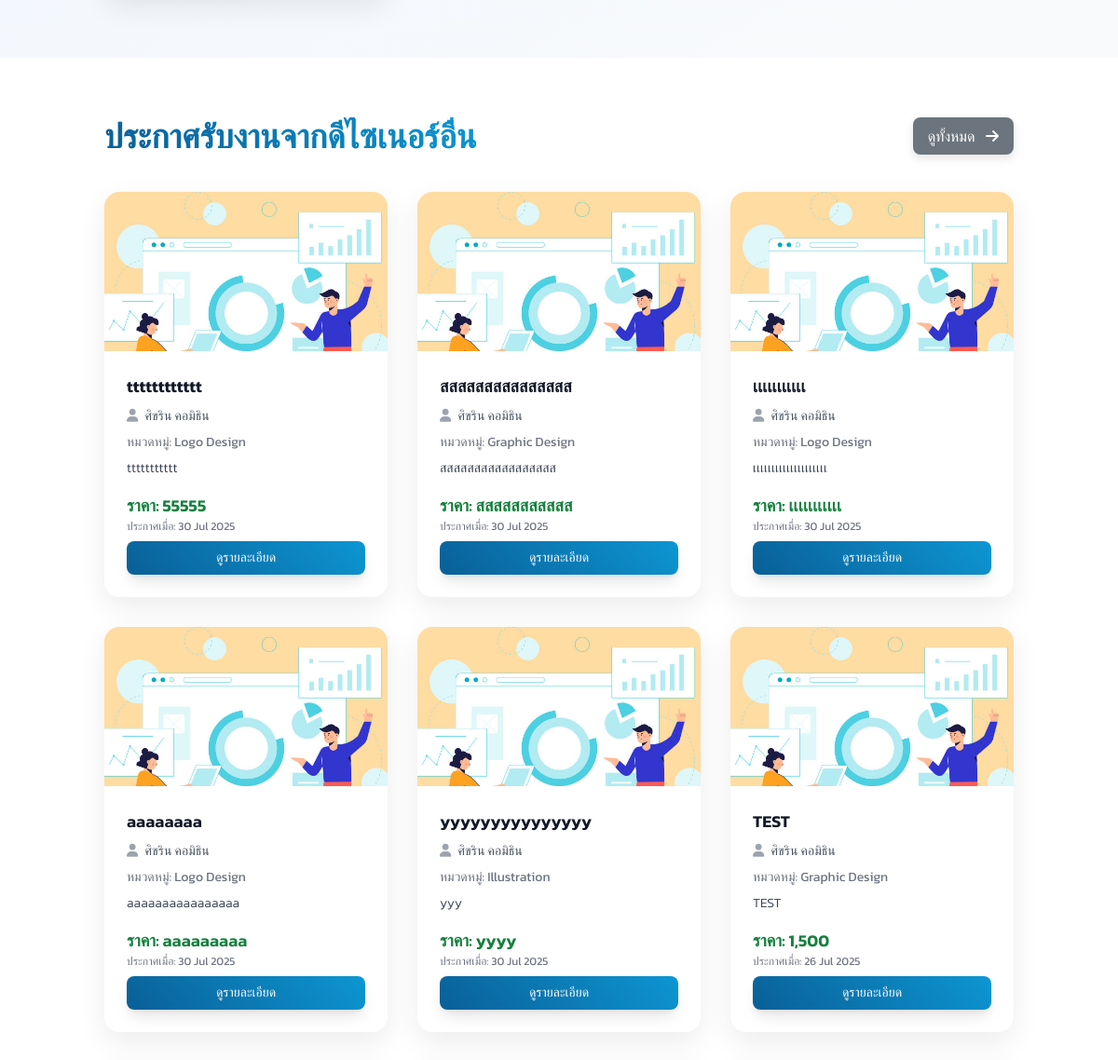
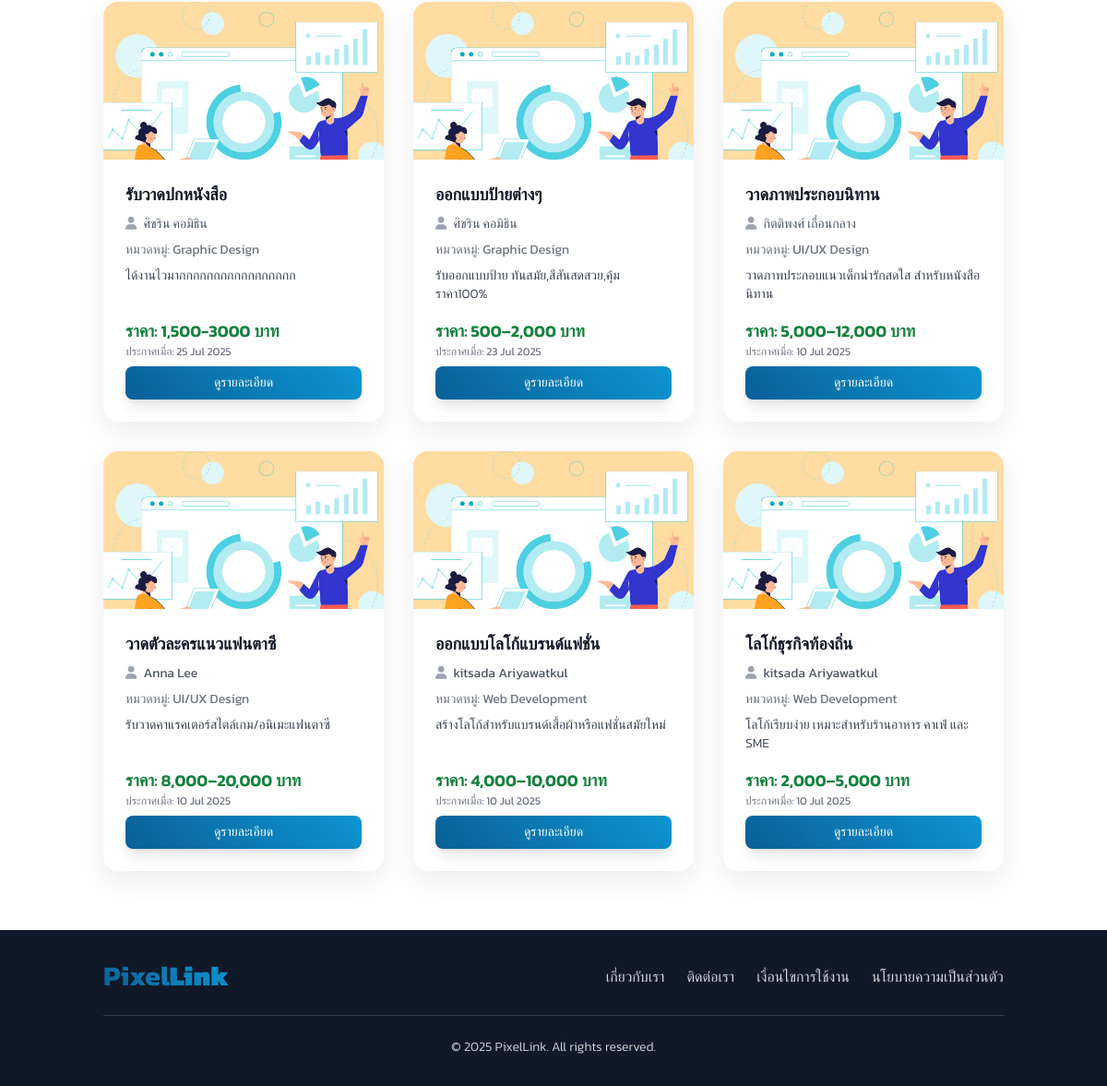
/designer/main.php (signed in, lower part), run on an earlier commit of the app's database (2 pictures, top to bottom).
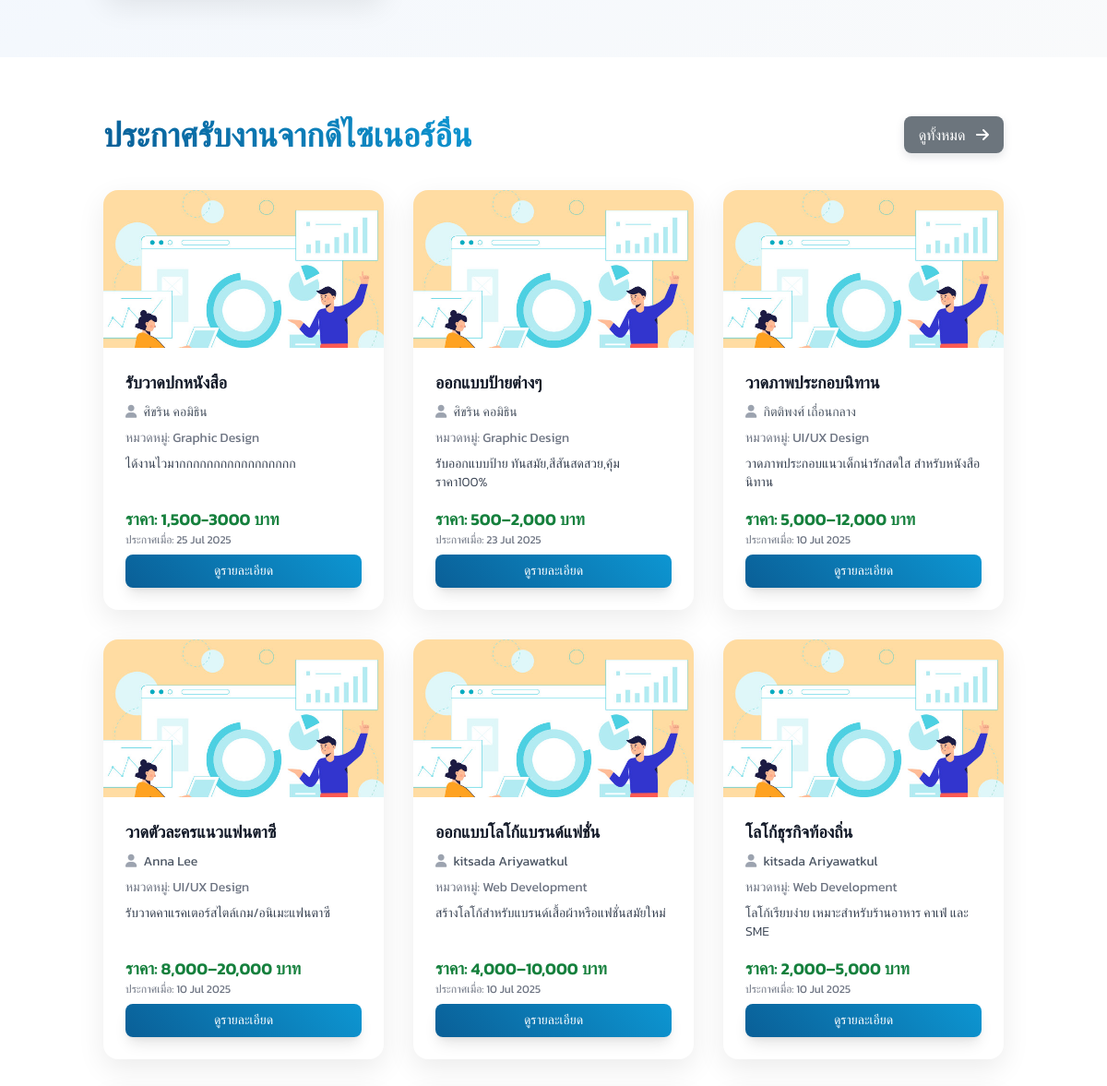
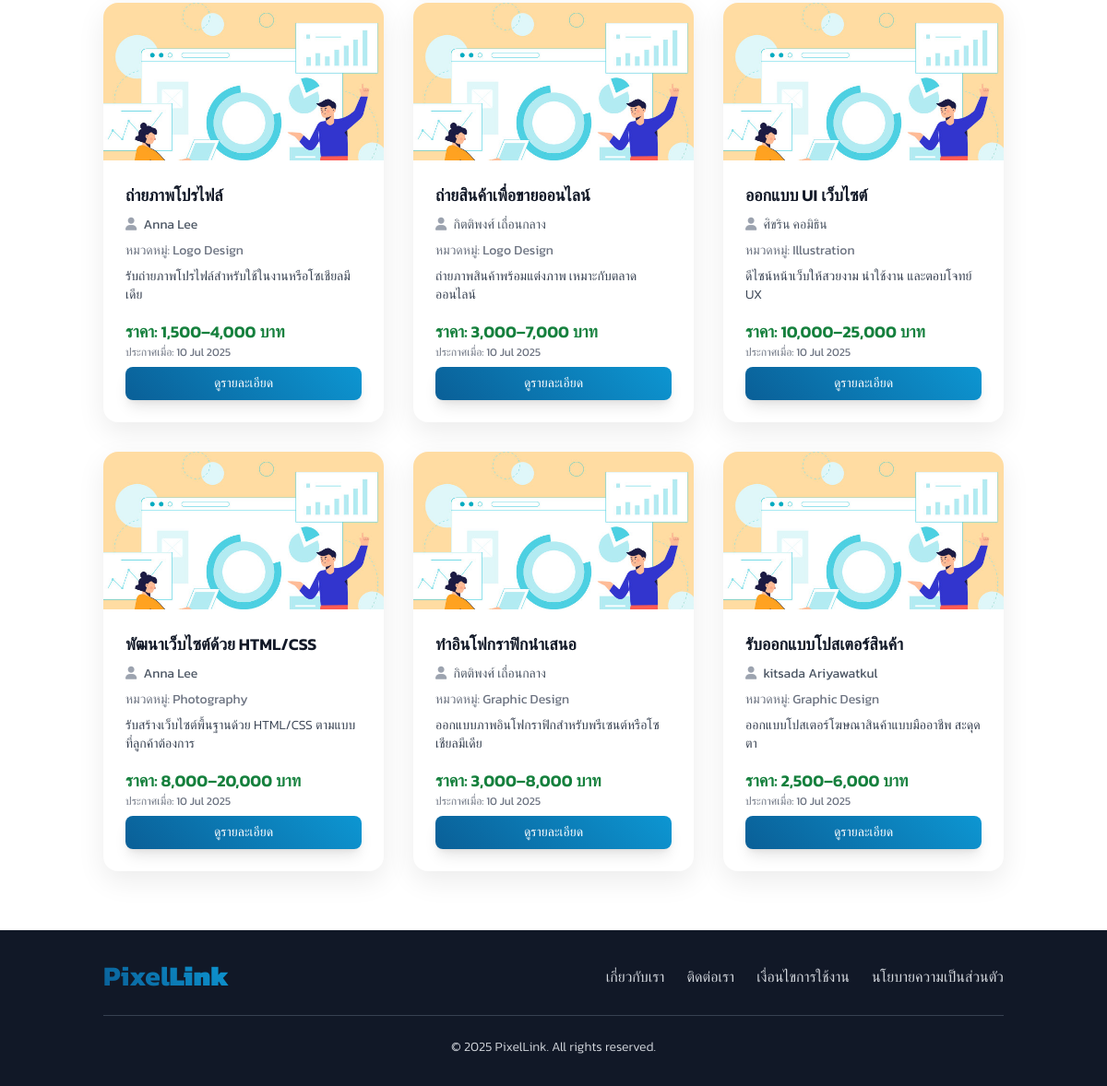
And on a later commit of the database (2 pictures, top to bottom).
### tables this page shows
CREATE TABLE `job_postings` (
  `post_id` int(11) NOT NULL,
  `designer_id` int(11) NOT NULL,
  `title` varchar(255) NOT NULL,
  `description` text DEFAULT NULL,
  `category_id` int(11) DEFAULT NULL,
  `price_range` varchar(100) DEFAULT NULL,
  `posted_date` timestamp NOT NULL DEFAULT current_timestamp(),
  `status` enum('active','inactive','completed') DEFAULT 'active',
  `client_id` int(11) NOT NULL,
  `main_image_id` int(11) DEFAULT NULL
);

CREATE TABLE `users` (
  `user_id` int(11) NOT NULL,
  `username` varchar(50) NOT NULL,
  `password` varchar(255) NOT NULL,
  `email` varchar(100) NOT NULL,
  `first_name` varchar(100) NOT NULL,
  `last_name` varchar(100) NOT NULL,
  `phone_number` varchar(20) NOT NULL,
  `user_type` enum('admin','designer','client') NOT NULL,
  `registration_date` timestamp NOT NULL DEFAULT current_timestamp(),
  `is_approved` tinyint(1) DEFAULT 0,
  `is_active` tinyint(1) DEFAULT 1,
  `last_login` timestamp NULL DEFAULT NULL
);

CREATE TABLE `job_categories` (
  `category_id` int(11) NOT NULL,
  `category_name` varchar(100) NOT NULL
);

### designer/main.php (the view, shortened to what this page needs)
<?php
$servername = "localhost";
$username = "root";
$password = "";
$dbname = "pixellink";
$condb = new mysqli($servername, $username, $password, $dbname);
$condb->set_charset("utf8mb4");
$job_postings_from_others = [];
$sql_job_postings = "SELECT
                        jp.post_id,
                        jp.title,
                        jp.description,
                        jp.price_range,
                        jp.posted_date,
                        u.first_name,
                        u.last_name,
                        jc.category_name,
                        uf.file_path AS job_image_path
                    FROM job_postings AS jp
                    JOIN users AS u ON jp.designer_id = u.user_id
                    LEFT JOIN job_categories AS jc ON jp.category_id = jc.category_id
                    LEFT JOIN uploaded_files AS uf ON jp.main_image_id = uf.file_id
                    WHERE jp.status = 'active'
                    ORDER BY jp.posted_date DESC
                    LIMIT 12";
$result_job_postings = $condb->query($sql_job_postings);
if ($result_job_postings) {
    $job_postings_from_others = $result_job_postings->fetch_all(MYSQLI_ASSOC);
} else {
    error_log("SQL Error (job_postings_from_others): " . $condb->error);
}
?>
<!DOCTYPE html>
<html lang="th">
<?php include '../includes/header.php'; ?>
<body class="bg-gray-100 min-h-screen flex flex-col">
    <section id="assigned-jobs" class="py-12 md:py-16 bg-gradient-to-br from-blue-50 to-gray-50">
    </section>
    <section id="available-jobs" class="py-12 md:py-16 bg-white">
        <div class="container mx-auto px-4 md:px-6">
            <div class="flex flex-col sm:flex-row justify-between items-center mb-8 md:mb-10">
                <h2 class="text-2xl sm:text-3xl md:text-4xl font-semibold text-gray-800 mb-4 sm:mb-0 text-center sm:text-left text-gradient">ประกาศรับงานจากดีไซเนอร์อื่น</h2>
                <a href="../job_listings.php?type=postings" class="btn-secondary px-3 py-1.5 sm:px-4 sm:py-2 rounded-lg font-medium text-sm md:text-base">
                    ดูทั้งหมด <i class="fas fa-arrow-right ml-2"></i>
                </a>
            </div>
            <?php if (empty($job_postings_from_others)): ?>
                <div class="bg-blue-100 text-blue-700 p-4 rounded-lg text-center">ยังไม่มีประกาศรับงานในขณะนี้</div>
            <?php else: ?>
                <div class="grid grid-cols-1 sm:grid-cols-2 lg:grid-cols-3 gap-6 md:gap-8">
                    <?php foreach ($job_postings_from_others as $job): ?>
                        <div class="card-item flex flex-col">
                            <?php
                                $image_path = str_replace('../', '', $job['job_image_path']);
                                $image_source = (!empty($image_path) && file_exists($image_path)) ? htmlspecialchars($image_path) : '../dist/img/pdpa02.jpg';
                            ?>
                            <a href="../job_detail.php?id=<?= $job['post_id'] ?>&type=posting">
                                <img src="<?= $image_source ?>" alt="ภาพประกอบงาน: <?= htmlspecialchars($job['title']) ?>" class="card-image">
                            </a>
                            <div class="p-4 md:p-6 flex-grow flex flex-col justify-between">
                                <div>
                                    <h3 class="text-lg font-semibold text-gray-900 line-clamp-2"><?= htmlspecialchars($job['title']) ?></h3>
                                    <p class="text-sm text-gray-600 my-2">
                                        <i class="fas fa-user mr-1 text-gray-400"></i>
                                        <?= htmlspecialchars($job['first_name'] . ' ' . $job['last_name']) ?>
                                    </p>
                                    <p class="text-sm text-gray-500 mb-2">หมวดหมู่: <?= htmlspecialchars($job['category_name'] ?? 'ไม่ระบุ') ?></p>
                                    <p class="text-sm text-gray-700 line-clamp-3 font-light"><?= htmlspecialchars($job['description']) ?></p>
                                </div>
                                <div class="mt-4">
                                    <p class="text-lg font-semibold text-green-700">ราคา: <?= htmlspecialchars($job['price_range'] ?? 'สอบถาม') ?></p>
                                    <p class="text-xs text-gray-500">ประกาศเมื่อ: <?= date('d M Y', strtotime($job['posted_date'])) ?></p>
                                    <a href="../job_detail.php?id=<?= $job['post_id'] ?>&type=posting" class="mt-2 inline-block btn-primary text-white px-4 py-2 rounded-lg font-medium text-sm shadow-lg w-full text-center">ดูรายละเอียด</a>
                                </div>
                            </div>
                        </div>
                    <?php endforeach; ?>
                </div>
            <?php endif; ?>
        </div>
    </section>
<?php include '../includes/footer.php'; ?>
</body>
</html>

What changed in the data, as far as the page shows it:
removed job_postings: title "tttttttttttt", designer.last_name "ศิขริน คอมิธิน", category.category_name "Logo Design", description "ttttttttttt", price_range "55555", posted_date "30 Jul 2025"
removed job_postings: title "สสสสสสสสสสสสสสส", designer.last_name "ศิขริน คอมิธิน", category.category_name "Graphic Design", description "สสสสสสสสสสสสสสสสส", price_range "สสสสสสสสสสส", posted_date "30 Jul 2025"
removed job_postings: title "เเเเเเเเเเเ", designer.last_name "ศิขริน คอมิธิน", category.category_name "Logo Design", description "เเเเเเเเเเเเเเเเเเเเ", price_range "เเเเเเเเเเเ", posted_date "30 Jul 2025"
removed job_postings: title "aaaaaaaa", designer.last_name "ศิขริน คอมิธิน", category.category_name "Logo Design", description "aaaaaaaaaaaaaaaa", price_range "aaaaaaaaa", posted_date "30 Jul 2025"
removed job_postings: title "yyyyyyyyyyyyyyy", designer.last_name "ศิขริน คอมิธิน", category.category_name "Illustration", description "yyy", price_range "yyyy", posted_date "30 Jul 2025"
removed job_postings: title "TEST", designer.last_name "ศิขริน คอมิธิน", category.category_name "Graphic Design", description "TEST", price_range "1,500", posted_date "26 Jul 2025"
now on this page (row unchanged): job_postings: title "ถ่ายภาพโปรไฟล์", designer.last_name "Anna Lee", category.category_name "Logo Design", description "รับถ่ายภาพโปรไฟล์สำหรับใช้ในงานหรือโซเชียลมีเดีย", price_range "1,500–4,000 บาท", posted_date "10 Jul 2025"
now on this page (row unchanged): job_postings: title "ถ่ายสินค้าเพื่อขายออนไลน์", designer.last_name "กิตติพงศ์ เถื่อนกลาง", category.category_name "Logo Design", description "ถ่ายภาพสินค้าพร้อมแต่งภาพ เหมาะกับตลาดออนไลน์", price_range "3,000–7,000 บาท", posted_date "10 Jul 2025"
now on this page (row unchanged): job_postings: title "ออกแบบ UI เว็บไซต์", designer.last_name "ศิขริน คอมิธิน", category.category_name "Illustration", description "ดีไซน์หน้าเว็บให้สวยงาม น่าใช้งาน และตอบโจทย์ UX", price_range "10,000–25,000 บาท", posted_date "10 Jul 2025"
now on this page (row unchanged): job_postings: title "พัฒนาเว็บไซต์ด้วย HTML/CSS", designer.last_name "Anna Lee", category.category_name "Photography", description "รับสร้างเว็บไซต์พื้นฐานด้วย HTML/CSS ตามแบบที่ลูกค้าต้องการ", price_range "8,000–20,000 บาท", posted_date "10 Jul 2025"
now on this page (row unchanged): job_postings: title "ทำอินโฟกราฟิกนำเสนอ", designer.last_name "กิตติพงศ์ เถื่อนกลาง", category.category_name "Graphic Design", description "ออกแบบภาพอินโฟกราฟิกสำหรับพรีเซนต์หรือโซเชียลมีเดีย", price_range "3,000–8,000 บาท", posted_date "10 Jul 2025"
now on this page (row unchanged): job_postings: title "รับออกแบบโปสเตอร์สินค้า", designer.last_name "kitsada Ariyawatkul", category.category_name "Graphic Design", description "ออกแบบโปสเตอร์โฆษณาสินค้าแบบมืออาชีพ สะดุดตา", price_range "2,500–6,000 บาท", posted_date "10 Jul 2025"
